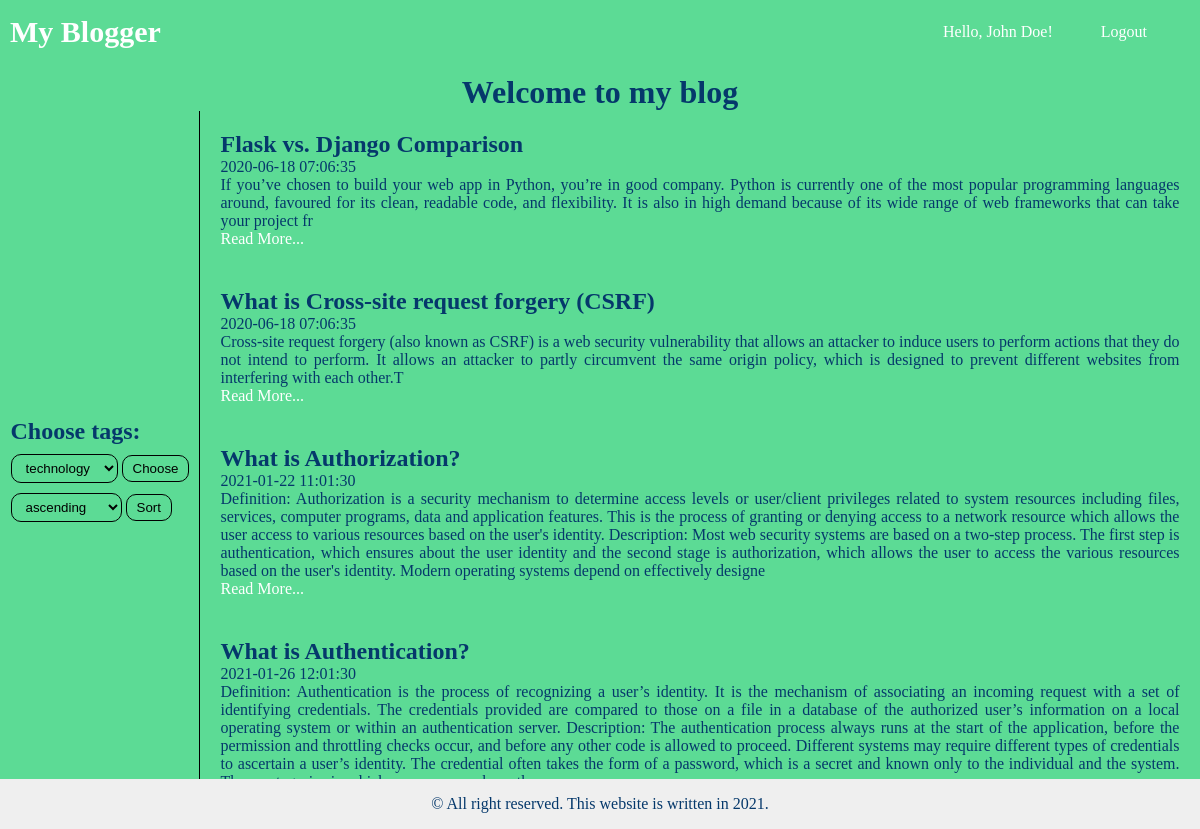
The app's page /index (signed in) with its own data.
### app/models.py (models this page shows, shortened)
class User(UserMixin, db.Model):
    id = db.Column(db.Integer, primary_key=True)
    firstname = db.Column(db.String(64))
    lastname = db.Column(db.String(64))
    email = db.Column(db.String(120), index=True, unique=True)
    password_hash = db.Column(db.String(128))
    comments = db.relationship('Comment', backref='user', lazy='joined')

class Post(db.Model):
    id = db.Column(db.Integer, primary_key=True)
    title = db.Column(db.String(50))
    body = db.Column(db.String(140))
    timestamp = db.Column(db.TIMESTAMP, index=True, default=datetime.now)
    tags = db.Column(db.String(50))
    comments = db.relationship('Comment', backref='post', lazy='joined')

### app/routes.py (the view)
@app.route('/')
@app.route('/index', methods=['GET', 'POST'])
def index():
    tags = []
    posts = Post.query.order_by(Post.timestamp.asc())
    for post in posts:
        if post.tags not in tags:
            tags.append(post.tags)
    sort_by = request.form.get('sort_by')
    items_tag = request.form.get('tags')
    if sort_by == 'descending':
        posts = Post.query.order_by(Post.timestamp.desc())
    if items_tag:
        posts = Post.query.filter_by(tags=items_tag)
    posts = posts.all()
    app.logger.info(len(posts))
    app.logger.info(items_tag)
    return render_template('index.html', title='Home Page', posts=posts, tags=tags)

### app/models.py (called while the page is built)
@login.user_loader
def load_user(id):
    return User.query.get(int(id))

### app/templates/index.html (shortened to what this page needs)
{% extends 'base.html' %}
{% block style %}
    <link rel="stylesheet" href="{{ url_for('static', filename='styles/index.css') }}">
{% endblock %}
{% block page_title %}
    <h1>Welcome to my blog</h1>
{% endblock %}
{% block sidebar %}
    <form action="{{ url_for('index') }}" method="post">
        <h2>Choose tags:</h2>
        <select name="tags" id="tags">
            {% for tag in tags %}
                <option value="{{ tag }}">{{ tag }}</option>
            {% endfor %}
        </select>
        <button type="submit" style="margin-top: 10px;">Choose</button>
    </form>
    <div class="filter">
        <form action="{{ url_for('index') }}" method="post">
            <select name="sort_by" id="sort_by">
                <option value="ascending">ascending</option>
            </select>
            <button type="submit">Sort</button>
        </form>
    </div>
{% endblock %}
{% block content %}
    {% for post in posts %}
        <div class="post">
            <h2>{{ post.title }}</h2>
            <p>{{ post.timestamp.strftime('%Y-%m-%d %H:%m:%S') }}</p>
            <p>{{ post.body[:-1000] }}</p>
            <a href="posts/{{ post.id }}">Read More...</a>
        </div>
    {% endfor %}
{% endblock %}

### app/templates/base.html (shortened to what this page needs)
<!DOCTYPE html>
<html lang="en">
<head>
    <link rel="stylesheet" href="{{ url_for('static', filename='styles/base.css') }}">
    {% block style %}
    {% endblock %}
</head>
<body>
{% block navbar %}
    <div class="navbar">
        <ul class="navbar-brand">
            <li><a href="{{ url_for('index') }}">My Blogger</a></li>
        </ul>
        <ul class="navbar-nav right">
            {% if current_user.is_anonymous %}
                <li>Hello, Guest!</li>
                <li><a href="{{ url_for('login') }}">Sign in</a></li>
                <li><a href="{{ url_for('register') }}">Register</a></li>
            {% else %}
                <li>Hello, {{ current_user.firstname | capitalize }} {{ current_user.lastname | capitalize }}!</li>
                <li><a href="{{ url_for('logout') }}">Logout</a></li>
            {% endif %}
        </ul>
    </div>
{% endblock %}
<div class="container">
    {% block page_title %}
    {% endblock %}
    <div class="container-sidebar-content">
        <div class="sidebar">
            {% block sidebar %}
            {% endblock %}
        </div>
        <div class="content">
            {% block content %}
            {% endblock %}
        </div>
    </div>
    {% block footer %}
        <footer>
            <p style="background-color: initial;">&copy All right reserved. This website is written in 2021.</p>
        </footer>
    {% endblock %}
</div>
</body>
</html>

### app/static/styles/base.css (style rules this page uses)
* { box-sizing: border-box; margin: 0; padding: 0; background-color: #5CDB95; }
html, body { height: 100%; }
h1 { text-align: center; margin-top: 10px; }
ul { list-style-type: none; }
.navbar { display: flex; flex-direction: row; justify-content: space-between; align-items: center; padding: 15px 5px; }
.navbar .navbar-nav { display: flex; flex-direction: row; justify-content: space-evenly; align-items: center; }
.navbar-brand li { margin-left: 5px; font-size: 30px; font-weight: bold; }
.navbar .navbar-nav.right { min-width: 300px; }
li, a { text-decoration: none; color: white; }
button, select, input[type="submit"] { padding: 5px 10px; border-radius: 10px; box-shadow: none; outline: none; cursor: pointer; border: 1px solid black; }
h1, h2, p { color: #05386B; }
.container { display: flex; flex-direction: column; align-items: center; justify-content: space-evenly; }
footer { position: absolute; right: 0; bottom: 0; left: 0; padding: 1rem; background-color: #efefef; text-align: center; }

### app/static/styles/index.css (style rules this page uses)
.content { display: flex; flex-direction: column; justify-content: center; align-items: center; max-width: 1000px; margin: 0 auto; border-left: 1px solid black; margin-left: 10px; }
.post { margin: 20px; }
.post p { text-align: justify; }
.filter { margin-top: 10px; }
.sidebar { display: flex; flex-direction: column; justify-content: center; align-items: start; margin-left: 10px; }
.container-sidebar-content { display: flex; align-items: center; justify-content: space-between; }

### records on screen
User: firstname "John", lastname "Doe"
Post: title "Flask vs. Django Comparison", timestamp "2020-06-18 07:06:35", body "If you’ve chosen to build your web app in Python, you’re in good company. Python is currently one of the most popular programming languages around, favoured for its clean, readable code, and flexibility. It is also in high demand because of its wide range of web frameworks that can take your project fr"
Post: title "What is Cross-site request forgery (CSRF)", timestamp "2020-06-18 07:06:35", body "Cross-site request forgery (also known as CSRF) is a web security vulnerability that allows an attacker to induce users to perform actions that they do not intend to perform. It allows an attacker to partly circumvent the same origin policy, which is designed to prevent different websites from interfering with each other.T"
Post: title "What is Authorization?", timestamp "2021-01-22 11:01:30", body "Definition: Authorization is a security mechanism to determine access levels or user/client privileges related to system resources including files, services, computer programs, data and application features. This is the process of granting or denying access to a network resource which allows the user access to various resources based on the user's identity. Description: Most web security systems are based on a two-step process. The first step is authentication, which ensures about the user identity and the second stage is authorization, which allows the user to access the various resources based on the user's identity. Modern operating systems depend on effectively designe"
Post: title "What is Authentication?", timestamp "2021-01-26 12:01:30", body "Definition: Authentication is the process of recognizing a user’s identity. It is the mechanism of associating an incoming request with a set of identifying credentials. The credentials provided are compared to those on a file in a database of the authorized user’s information on a local operating system or within an authentication server. Description: The authentication process always runs at the start of the application, before the permission and throttling checks occur, and before any other code is allowed to proceed. Different systems may require different types of credentials to ascertain a user’s identity. The credential often takes the form of a password, which is a secret and known…"

### other values on screen
form field tags "technology"
